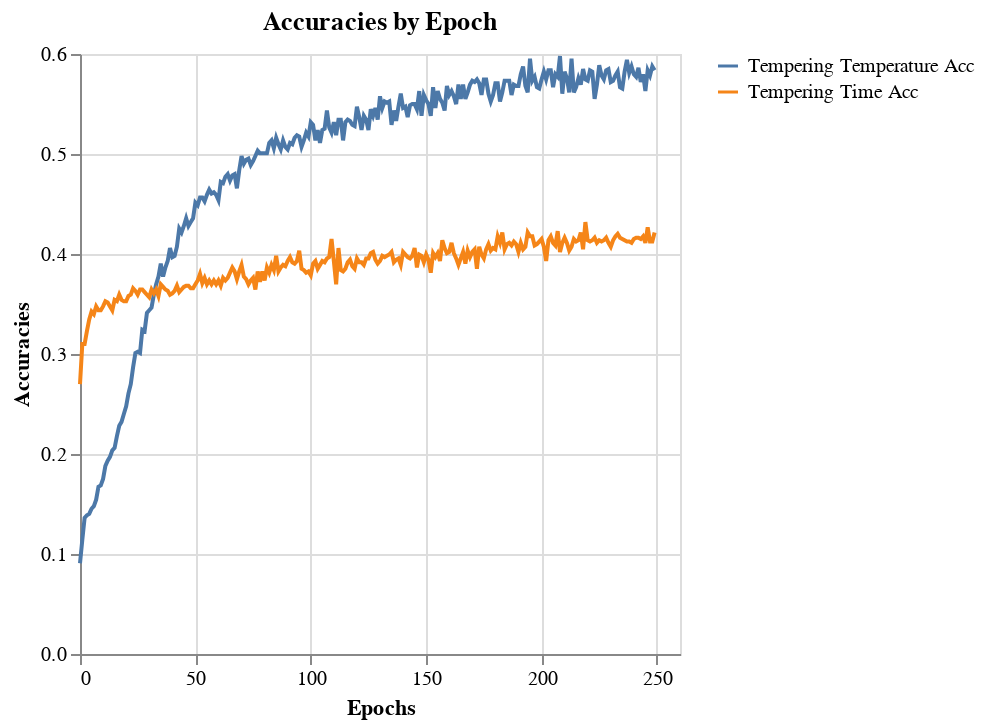

Source (notebook cell):
### Code cell
chart_acc = alt.Chart(df_acc).mark_line().encode(
    alt.X('index').title('Epochs'),
    alt.Y(alt.repeat('layer'), type='quantitative').\
        title('Accuracies'),
    color = alt.datum(alt.repeat('layer'))
).repeat(
    layer = ['Tempering Temperature Acc', 'Tempering Time Acc']
).properties(title="Accuracies by Epoch")
chart_acc.save(f"{images_path}/DNN_acc.png")
chart_acc

### Figure 1 — Vega-Lite specification as saved in the notebook (floating-point values rounded to 4 significant figures; data arrays with more than 128 entries replaced by an {"elided": "..."} marker saying what was removed)
{"config": {"view": {"continuousWidth": 300, "continuousHeight": 300}}, "repeat": {"layer": ["Tempering Temperature Acc", "Tempering Time Acc"]}, "spec": {"data": {"name": "data-4a6bf2c1128921403f70930ea89ba5a2"}, "mark": {"type": "line"}, "encoding": {"color": {"datum": {"repeat": "layer"}}, "x": {"field": "index", "title": "Epochs", "type": "quantitative"}, "y": {"field": {"repeat": "layer"}, "title": "Accuracies", "type": "quantitative"}}}, "title": "Accuracies by Epoch", "$schema": "https://vega.github.io/schema/vega-lite/v5.20.1.json", "datasets": {"data-4a6bf2c1128921403f70930ea89ba5a2": {"elided": "250 records"}}}
